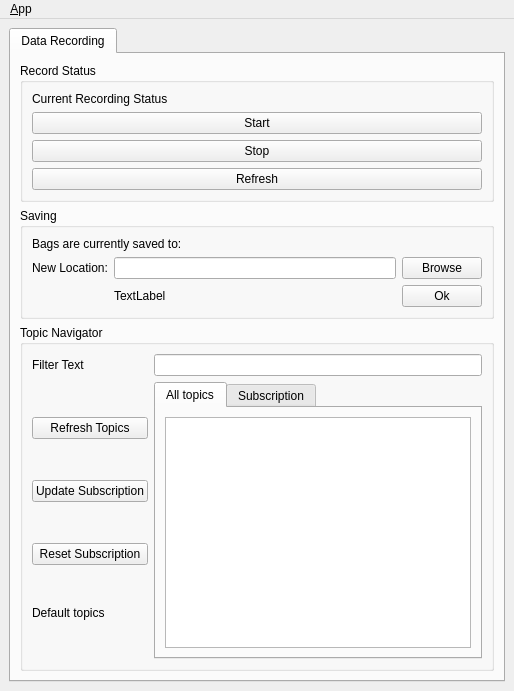
<?xml version="1.0" encoding="UTF-8"?>
<ui version="4.0">
 <class>MainWindowDesign</class>
 <widget class="QMainWindow" name="MainWindowDesign">
  <property name="geometry">
   <rect>
    <x>0</x>
    <y>0</y>
    <width>514</width>
    <height>691</height>
   </rect>
  </property>
  <property name="windowTitle">
   <string>QRosApp</string>
  </property>
  <property name="windowIcon">
   <iconset resource="../resources/images.qrc">
    <normaloff>:/images/icon.png</normaloff>:/images/icon.png</iconset>
  </property>
  <property name="locale">
   <locale language="English" country="Australia"/>
  </property>
  <widget class="QWidget" name="centralwidget">
   <layout class="QHBoxLayout">
    <item>
     <widget class="QTabWidget" name="tab_manager">
      <property name="minimumSize">
       <size>
        <width>100</width>
        <height>0</height>
       </size>
      </property>
      <property name="locale">
       <locale language="English" country="Australia"/>
      </property>
      <property name="currentIndex">
       <number>0</number>
      </property>
      <widget class="QWidget" name="tab_status">
       <attribute name="title">
        <string>Data Recording</string>
       </attribute>
       <layout class="QVBoxLayout" name="verticalLayout_2">
        <item>
         <widget class="QGroupBox" name="Control">
          <property name="sizePolicy">
           <sizepolicy hsizetype="Preferred" vsizetype="Maximum">
            <horstretch>0</horstretch>
            <verstretch>0</verstretch>
           </sizepolicy>
          </property>
          <property name="title">
           <string>Record Status</string>
          </property>
          <layout class="QGridLayout" name="gridLayout_3">
           <item row="3" column="1">
            <widget class="QPushButton" name="button_stop_logging">
             <property name="sizePolicy">
              <sizepolicy hsizetype="Preferred" vsizetype="Fixed">
               <horstretch>0</horstretch>
               <verstretch>0</verstretch>
              </sizepolicy>
             </property>
             <property name="text">
              <string>Stop</string>
             </property>
            </widget>
           </item>
           <item row="1" column="1">
            <widget class="QLabel" name="logging_status_flag">
             <property name="sizePolicy">
              <sizepolicy hsizetype="Minimum" vsizetype="Preferred">
               <horstretch>0</horstretch>
               <verstretch>0</verstretch>
              </sizepolicy>
             </property>
             <property name="text">
              <string>Current Recording Status</string>
             </property>
            </widget>
           </item>
           <item row="2" column="1">
            <widget class="QPushButton" name="button_start_logging">
             <property name="sizePolicy">
              <sizepolicy hsizetype="Preferred" vsizetype="Fixed">
               <horstretch>0</horstretch>
               <verstretch>0</verstretch>
              </sizepolicy>
             </property>
             <property name="text">
              <string>Start</string>
             </property>
            </widget>
           </item>
           <item row="4" column="1">
            <widget class="QPushButton" name="button_refresh_state">
             <property name="text">
              <string>Refresh</string>
             </property>
            </widget>
           </item>
          </layout>
         </widget>
        </item>
        <item>
         <widget class="QGroupBox" name="Saving">
          <property name="sizePolicy">
           <sizepolicy hsizetype="Preferred" vsizetype="Minimum">
            <horstretch>0</horstretch>
            <verstretch>0</verstretch>
           </sizepolicy>
          </property>
          <property name="minimumSize">
           <size>
            <width>474</width>
            <height>0</height>
           </size>
          </property>
          <property name="title">
           <string>Saving</string>
          </property>
          <layout class="QGridLayout" name="gridLayout">
           <item row="1" column="0">
            <widget class="QLabel" name="label_2">
             <property name="sizePolicy">
              <sizepolicy hsizetype="Maximum" vsizetype="Preferred">
               <horstretch>0</horstretch>
               <verstretch>0</verstretch>
              </sizepolicy>
             </property>
             <property name="text">
              <string>New Location:</string>
             </property>
            </widget>
           </item>
           <item row="1" column="3">
            <widget class="QPushButton" name="button_browse_dir">
             <property name="enabled">
              <bool>true</bool>
             </property>
             <property name="sizePolicy">
              <sizepolicy hsizetype="Maximum" vsizetype="Fixed">
               <horstretch>0</horstretch>
               <verstretch>0</verstretch>
              </sizepolicy>
             </property>
             <property name="toolTip">
              <string>Browse for a new saving location</string>
             </property>
             <property name="statusTip">
              <string>Clear all waypoints and set the target to the current joint trajectory state.</string>
             </property>
             <property name="text">
              <string>Browse</string>
             </property>
            </widget>
           </item>
           <item row="1" column="1" colspan="2">
            <widget class="QLineEdit" name="line_edit_directory">
             <property name="sizePolicy">
              <sizepolicy hsizetype="Minimum" vsizetype="Fixed">
               <horstretch>0</horstretch>
               <verstretch>0</verstretch>
              </sizepolicy>
             </property>
             <property name="text">
              <string/>
             </property>
            </widget>
           </item>
           <item row="2" column="3">
            <widget class="QPushButton" name="button_save_new_dir">
             <property name="sizePolicy">
              <sizepolicy hsizetype="Maximum" vsizetype="Fixed">
               <horstretch>0</horstretch>
               <verstretch>0</verstretch>
              </sizepolicy>
             </property>
             <property name="text">
              <string>Ok</string>
             </property>
            </widget>
           </item>
           <item row="2" column="1" colspan="2">
            <widget class="QLabel" name="new_location_flag">
             <property name="sizePolicy">
              <sizepolicy hsizetype="Preferred" vsizetype="Maximum">
               <horstretch>0</horstretch>
               <verstretch>0</verstretch>
              </sizepolicy>
             </property>
             <property name="text">
              <string>TextLabel</string>
             </property>
            </widget>
           </item>
           <item row="0" column="0" colspan="3">
            <widget class="QLabel" name="save_location_flag">
             <property name="sizePolicy">
              <sizepolicy hsizetype="Minimum" vsizetype="Fixed">
               <horstretch>0</horstretch>
               <verstretch>0</verstretch>
              </sizepolicy>
             </property>
             <property name="text">
              <string>Bags are currently saved to: </string>
             </property>
            </widget>
           </item>
          </layout>
         </widget>
        </item>
        <item>
         <widget class="QGroupBox" name="groupBox">
          <property name="sizePolicy">
           <sizepolicy hsizetype="Preferred" vsizetype="Minimum">
            <horstretch>0</horstretch>
            <verstretch>0</verstretch>
           </sizepolicy>
          </property>
          <property name="mouseTracking">
           <bool>false</bool>
          </property>
          <property name="acceptDrops">
           <bool>false</bool>
          </property>
          <property name="title">
           <string>Topic Navigator</string>
          </property>
          <layout class="QGridLayout" name="gridLayout_4">
           <item row="0" column="2">
            <widget class="QLabel" name="label">
             <property name="text">
              <string>Filter Text</string>
             </property>
            </widget>
           </item>
           <item row="0" column="4">
            <widget class="QLineEdit" name="line_edit_filter"/>
           </item>
           <item row="2" column="2">
            <layout class="QGridLayout" name="gridLayout_2">
             <property name="sizeConstraint">
              <enum>QLayout::SetNoConstraint</enum>
             </property>
             <item row="1" column="0">
              <widget class="QPushButton" name="button_update_topic">
               <property name="sizePolicy">
                <sizepolicy hsizetype="Minimum" vsizetype="Fixed">
                 <horstretch>0</horstretch>
                 <verstretch>0</verstretch>
                </sizepolicy>
               </property>
               <property name="text">
                <string>Update Subscription</string>
               </property>
              </widget>
             </item>
             <item row="4" column="0">
              <widget class="QLabel" name="placeholder">
               <property name="sizePolicy">
                <sizepolicy hsizetype="Minimum" vsizetype="Fixed">
                 <horstretch>0</horstretch>
                 <verstretch>0</verstretch>
                </sizepolicy>
               </property>
               <property name="text">
                <string>Default topics</string>
               </property>
              </widget>
             </item>
             <item row="3" column="0">
              <widget class="QPushButton" name="button_reset_topic">
               <property name="text">
                <string>Reset Subscription</string>
               </property>
              </widget>
             </item>
             <item row="0" column="0">
              <widget class="QPushButton" name="button_refresh_topic">
               <property name="text">
                <string>Refresh Topics</string>
               </property>
              </widget>
             </item>
            </layout>
           </item>
           <item row="2" column="4">
            <widget class="QTabWidget" name="tabWidget">
             <property name="currentIndex">
              <number>0</number>
             </property>
             <widget class="QWidget" name="tab">
              <attribute name="title">
               <string>All topics</string>
              </attribute>
              <layout class="QGridLayout" name="gridLayout_5">
               <item row="0" column="0">
                <widget class="QListWidget" name="list_topics">
                 <property name="sizePolicy">
                  <sizepolicy hsizetype="Expanding" vsizetype="Expanding">
                   <horstretch>0</horstretch>
                   <verstretch>0</verstretch>
                  </sizepolicy>
                 </property>
                 <property name="selectionMode">
                  <enum>QAbstractItemView::MultiSelection</enum>
                 </property>
                 <property name="sortingEnabled">
                  <bool>true</bool>
                 </property>
                </widget>
               </item>
              </layout>
             </widget>
             <widget class="QWidget" name="tab_2">
              <attribute name="title">
               <string>Subscription</string>
              </attribute>
              <layout class="QGridLayout" name="gridLayout_6">
               <item row="0" column="0">
                <widget class="QListWidget" name="list_subscription">
                 <property name="sizePolicy">
                  <sizepolicy hsizetype="Expanding" vsizetype="Expanding">
                   <horstretch>0</horstretch>
                   <verstretch>0</verstretch>
                  </sizepolicy>
                 </property>
                 <property name="selectionMode">
                  <enum>QAbstractItemView::MultiSelection</enum>
                 </property>
                 <property name="sortingEnabled">
                  <bool>true</bool>
                 </property>
                </widget>
               </item>
              </layout>
             </widget>
            </widget>
           </item>
          </layout>
         </widget>
        </item>
       </layout>
      </widget>
     </widget>
    </item>
   </layout>
  </widget>
  <widget class="QMenuBar" name="menubar">
   <property name="geometry">
    <rect>
     <x>0</x>
     <y>0</y>
     <width>514</width>
     <height>25</height>
    </rect>
   </property>
   <widget class="QMenu" name="menu_File">
    <property name="title">
     <string>&amp;App</string>
    </property>
    <addaction name="action_Preferences"/>
    <addaction name="separator"/>
    <addaction name="actionAbout"/>
    <addaction name="actionAbout_Qt"/>
    <addaction name="separator"/>
    <addaction name="action_Quit"/>
   </widget>
   <addaction name="menu_File"/>
  </widget>
  <action name="action_Quit">
   <property name="text">
    <string>&amp;Quit</string>
   </property>
   <property name="shortcut">
    <string>Ctrl+Q</string>
   </property>
   <property name="shortcutContext">
    <enum>Qt::ApplicationShortcut</enum>
   </property>
  </action>
  <action name="action_Preferences">
   <property name="text">
    <string>&amp;Preferences</string>
   </property>
  </action>
  <action name="actionAbout">
   <property name="text">
    <string>&amp;About</string>
   </property>
  </action>
  <action name="actionAbout_Qt">
   <property name="text">
    <string>About &amp;Qt</string>
   </property>
  </action>
 </widget>
 <resources>
  <include location="../resources/images.qrc"/>
 </resources>
 <connections>
  <connection>
   <sender>action_Quit</sender>
   <signal>triggered()</signal>
   <receiver>MainWindowDesign</receiver>
   <slot>close()</slot>
   <hints>
    <hint type="sourcelabel">
     <x>-1</x>
     <y>-1</y>
    </hint>
    <hint type="destinationlabel">
     <x>399</x>
     <y>299</y>
    </hint>
   </hints>
  </connection>
 </connections>
</ui>
